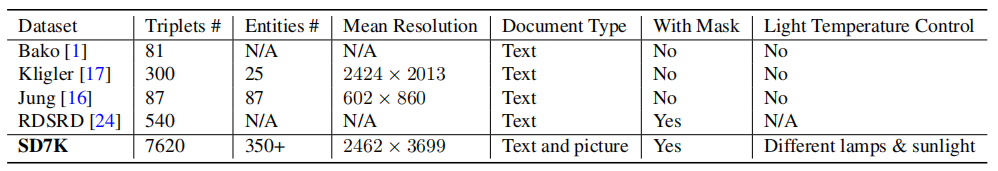
#> input picture docshadow_sd7k/teaser/Dataset.png, 998 x 171 px
$ python -i auto_dewarp_detector.py   (imports and definitions only)
#> lines starting #> are read from the running program, lines starting #| are printed output that depends on the picture; after the words box and inside, x2 and y2 are one past the last pixel; in counts of white or black regions, pixels touching at a corner belong together
#> further down, picture is the input picture: shape (171, 998, 3); mean B, G, R 233.6, 233.2, 233.3
"""Auto Dewarp Detector v8: perspective vs fold distinction.
Key insight:
  - low std + high range = perspective effect (tilt)
  - high std + high range = actual fold/curve (curl)
"""
import cv2
import numpy as np


def detect_distortion_type(image_bgr):
    if image_bgr is None:
        return 'curl', 50

    gray = cv2.cvtColor(image_bgr, cv2.COLOR_BGR2GRAY)
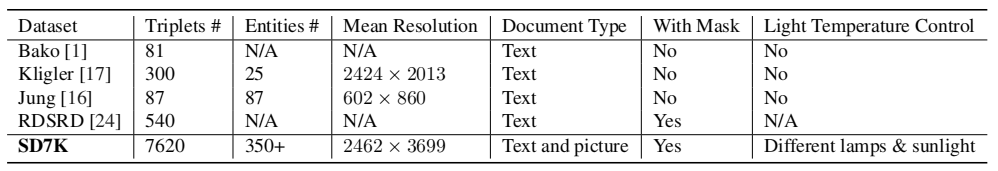
#> gray: shape (171, 998); min 0, max 255, mean 233.3
    h, w = gray.shape[:2]
#> h = 171; w = 998

    edges = cv2.Canny(gray, 50, 150)
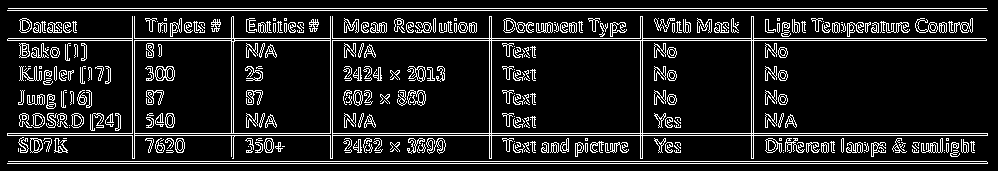
#> edges: shape (171, 998); 12.6% white in thin lines or dots, all inside (x1, y1, x2, y2) = (7, 8, 988, 164)
    lines = cv2.HoughLinesP(edges, 1, np.pi / 180, threshold=40,
                            minLineLength=w // 8, maxLineGap=15)
#> lines = 58 rows, first 6: [7, 163, 987, 163], [7, 133, 987, 133], [8, 38, 985, 38], [7, 10, 987, 10], [8, 161, 986, 161], [7, 135, 987, 135]

    angles = []
    if lines is not None and len(lines) > 5:
        for l in lines:
            coords = l.reshape(-1)
            if len(coords) == 4:
                x1, y1, x2, y2 = coords
                a = np.degrees(np.arctan2(y2 - y1, x2 - x1))
                if abs(a) < 45:
                    angles.append(a)
#> this loop made 58 passes
#> (x1, y1, x2, y2, a) on passes 1 to 12: (7, 163, 987, 163, 0), (7, 133, 987, 133, 0), (8, 38, 985, 38, 0), (7, 10, 987, 10, 0), (8, 161, 986, 161, 0), (7, 135, 987, 135, 0), (8, 8, 986, 8, 0), (7, 40, 986, 40, 0), (132, 30, 972, 30, 0), (548, 22, 972, 22, 0), (132, 24, 972, 24, 0), (673, 32, 805, 32, 0)
#> after the loop, angles = 46 values, max 1.28 at index 39, min -0.716 at index 38, mean 0.0676

    if not angles:
        return 'curl', 30

    median_angle = abs(np.median(angles))
#> median_angle = 0
    angle_std = np.std(angles)
#> angle_std = 0.3
    angle_range = max(angles) - min(angles)
#> angle_range = 2

    # --- TILT: flat doc, just rotated ---
    # Low std = lines are parallel = flat doc with perspective
    # High median = clear rotation angle
    is_perspective = angle_std < 3 and median_angle > 1
#> is_perspective = False
    is_consistent = angle_std < 2.5
#> is_consistent = True

    # --- CURL: actual fold/curve ---
    # High std + broad angle range = actual warp.
    # Border/noise lines can push std above 3 on flat pages, so require stronger evidence.
    is_curved = angle_std > 4.2 and angle_range > 12
#> is_curved = False

    # --- Decision ---
    if is_perspective and not is_curved:
        # Flat doc with perspective rotation → tilt
        return 'tilt', round(float(min(100, median_angle * 30 + (3 - angle_std) * 10)), 1)
    elif is_curved:
        # Lines not parallel = actual fold/curve → curl
        curl_score = min(100, angle_std * 15 + angle_range * 3)
        return 'curl', round(float(curl_score), 1)
    elif median_angle > 1:
        # Some rotation, unclear → default tilt
        return 'tilt', round(float(min(100, median_angle * 25)), 1)
    else:
        # Mostly straight/level text lines. Treat as flat tilt/perspective; avoid unnecessary GeoTr warp.
        return 'tilt', round(float(min(100, max(30, 100 - angle_std * 20))), 1)

>>> import cv2
>>> picture = cv2.imread('../docshadow_sd7k/teaser/Dataset.png')
>>> result = detect_distortion_type(picture)
#> result = ('tilt', 94)

$ run again, on docshadow_sd7k/teaser/Comparison.png
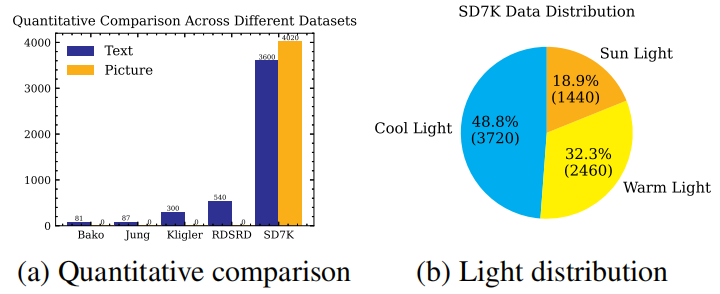
#> input picture docshadow_sd7k/teaser/Comparison.png, 720 x 294 px
#> picture is the input picture: shape (294, 720, 3); mean B, G, R 223.5, 232.2, 226.7
#> in detect_distortion_type, `gray = cv2.cvtColor(image_bgr, cv2.COLOR_BGR2GRAY)`:
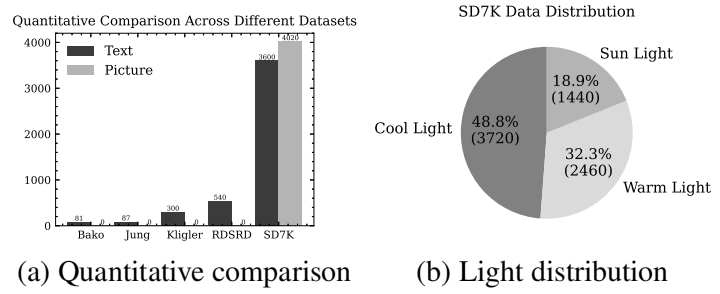
#> gray: shape (294, 720); min 0, max 255, mean 229.6
#> in detect_distortion_type, `edges = cv2.Canny(gray, 50, 150)`:
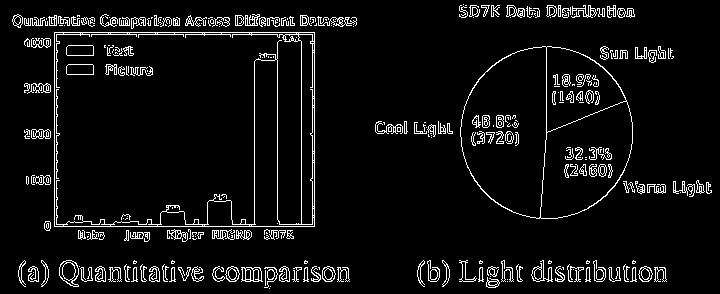
#> edges: shape (294, 720); 6.2% white in thin lines or dots
#> lines = 63 rows, first 6: [54, 34, 314, 34], [19, 267, 347, 267], [217, 281, 349, 281], [314, 226, 314, 17], [44, 226, 313, 226], [14, 25, 356, 19]
#> the loop in detect_distortion_type, `for l in lines:` made 63 passes
#> (x1, y1, x2, y2, a) on passes 1 to 8: (54, 34, 314, 34, 0), (19, 267, 347, 267, 0), (217, 281, 349, 281, 0), (314, 226, 314, 17, -90), (44, 226, 313, 226, 0), (14, 25, 356, 19, -1.01), (54, 32, 313, 32, 0), (13, 23, 355, 17, -1.01)
#> after the loop in detect_distortion_type, `for l in lines:`: angles = 54 values, max 13.19 at index 26, min -1.21 at index 48, mean 1.02
#> median_angle = 0
#> angle_std = 4
#> angle_range = 14.4
#> is_perspective = False
#> result = ('tilt', 30)
